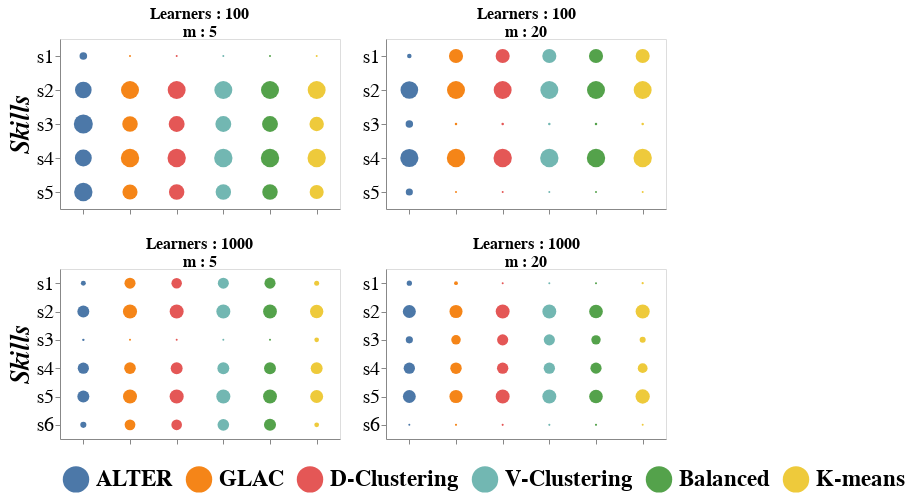

The cell this chart's notebook holds for it:
### Code cell
all_charts.configure_title(fontSize=16, offset=-1)

### Figure 1 — Vega-Lite specification as saved in the notebook (floating-point values rounded to 4 significant figures; data arrays with more than 128 entries replaced by an {"elided": "..."} marker saying what was removed)
{"config": {"view": {"continuousWidth": 300, "continuousHeight": 300}, "title": {"fontSize": 16, "offset": -1}}, "vconcat": [{"hconcat": [{"data": {"name": "data-efee6c6800b9bb1251e968493d40ad4e"}, "mark": {"type": "circle"}, "encoding": {"color": {"field": "method", "legend": {"columns": 6, "labelFont": "Time New Roman", "labelFontSize": 23, "labelFontStyle": "bold", "orient": "bottom", "symbolSize": 700, "symbolStrokeWidth": 5, "titleFont": "Time New Roman", "titleFontSize": 25, "titleFontStyle": "italic"}, "title": "", "type": "nominal"}, "size": {"aggregate": "mean", "field": "improve_skill", "legend": null, "title": "Rates (%):", "type": "quantitative"}, "x": {"axis": {"labels": false, "title": ""}, "field": "method", "type": "nominal"}, "y": {"axis": {"labelFontSize": 20, "title": "Skills", "titleFont": "Time New Roman", "titleFontSize": 26, "titleFontStyle": "italic"}, "field": "skill", "type": "nominal"}}, "height": 170, "title": ["Learners : 100", "m : 5"], "width": 280}, {"data": {"name": "data-5106f9166236bb0f185f559d53554692"}, "mark": {"type": "circle"}, "encoding": {"color": {"field": "method", "legend": {"columns": 6, "labelFont": "Time New Roman", "labelFontSize": 23, "labelFontStyle": "bold", "orient": "bottom", "symbolSize": 700, "symbolStrokeWidth": 5, "titleFont": "Time New Roman", "titleFontSize": 25, "titleFontStyle": "italic"}, "title": "", "type": "nominal"}, "size": {"aggregate": "mean", "field": "improve_skill", "legend": null, "title": "Rates (%):", "type": "quantitative"}, "x": {"axis": {"labels": false, "title": ""}, "field": "method", "type": "nominal"}, "y": {"axis": {"labelFontSize": 20, "title": "", "titleFont": "Time New Roman", "titleFontSize": 26, "titleFontStyle": "italic"}, "field": "skill", "type": "nominal"}}, "height": 170, "title": ["Learners : 100", "m : 20"], "width": 280}]}, {"hconcat": [{"data": {"name": "data-6e9c1cb636c232ba0d4aecd64f1989c3"}, "mark": {"type": "circle"}, "encoding": {"color": {"field": "method", "legend": {"columns": 6, "labelFont": "Time New Roman", "labelFontSize": 23, "labelFontStyle": "bold", "orient": "bottom", "symbolSize": 700, "symbolStrokeWidth": 5, "titleFont": "Time New Roman", "titleFontSize": 25, "titleFontStyle": "italic"}, "title": "", "type": "nominal"}, "size": {"aggregate": "mean", "field": "improve_skill", "legend": null, "title": "Rates (%):", "type": "quantitative"}, "x": {"axis": {"labels": false, "title": ""}, "field": "method", "type": "nominal"}, "y": {"axis": {"labelFontSize": 20, "title": "Skills", "titleFont": "Time New Roman", "titleFontSize": 26, "titleFontStyle": "italic"}, "field": "skill", "type": "nominal"}}, "height": 170, "title": ["Learners : 1000", "m : 5"], "width": 280}, {"data": {"name": "data-b79fb6bc436ebfd14d7fb6bbc183cec5"}, "mark": {"type": "circle"}, "encoding": {"color": {"field": "method", "legend": {"columns": 6, "labelFont": "Time New Roman", "labelFontSize": 23, "labelFontStyle": "bold", "orient": "bottom", "symbolSize": 700, "symbolStrokeWidth": 5, "titleFont": "Time New Roman", "titleFontSize": 25, "titleFontStyle": "italic"}, "title": "", "type": "nominal"}, "size": {"aggregate": "mean", "field": "improve_skill", "legend": null, "title": "Rates (%):", "type": "quantitative"}, "x": {"axis": {"labels": false, "title": ""}, "field": "method", "type": "nominal"}, "y": {"axis": {"labelFontSize": 20, "title": "", "titleFont": "Time New Roman", "titleFontSize": 26, "titleFontStyle": "italic"}, "field": "skill", "type": "nominal"}}, "height": 170, "title": ["Learners : 1000", "m : 20"], "width": 280}]}], "$schema": "https://vega.github.io/schema/vega-lite/v5.17.0.json", "datasets": {"data-efee6c6800b9bb1251e968493d40ad4e": {"elided": "150 records"}, "data-5106f9166236bb0f185f559d53554692": {"elided": "150 records"}, "data-6e9c1cb636c232ba0d4aecd64f1989c3": {"elided": "180 records"}, "data-b79fb6bc436ebfd14d7fb6bbc183cec5": {"elided": "180 records"}}}
